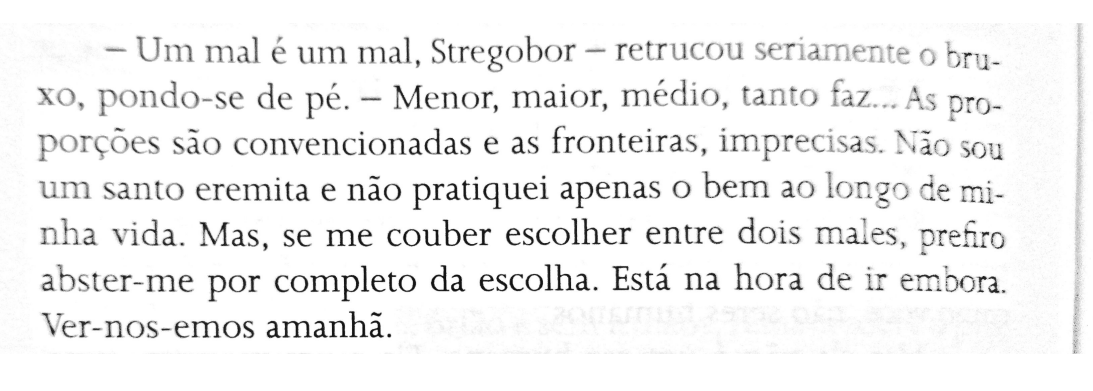
#> input picture projects/5_Car_License_Plate_Text_Detection/class_files/images/trecho_livro.png, 1093 x 391 px, found by its file name
$ jupyter execute --allow-errors Aula1.ipynb   (shell and % lines are left out)
#> lines starting #> are read from the running program, lines starting #| are printed output that depends on the picture
# <font color='dark'>**Detecção de texto em placas de carro**</h1>

# <font color='dark'>**Aula 1**</h1>

### Instalação do tesseract

Necessário instalar o tesseract na máquina. Como o Colab utiliza um computador com sistema operacional Linux, é preciso utilizar o comando `!sudo apt install tesseract-ocr`.

Informação disponível na [documentação do tesseract](https://tesseract-ocr.github.io/tessdoc/Installation.html)

Na mesma documentação é possível ver as linguagens disponíveis no [github](https://github.com/tesseract-ocr/tessdata). Para utilizar a língua portuguesa, precisamos usar o arquivo `por.tessdata`

Para usar o tesseract com a linguagem python, devemos instalar o pacote `pytesseract`, disponível no [PyPI](https://pypi.org/project/pytesseract/).

Podemos baixar diretamente o arquivo `por.tessdata` do [github](https://github.com/tesseract-ocr/tessdata) ou baixar diretamente para o Google Colab com o comando `wget`.

### Importação das bibliotecas

[cell 1]
import cv2
import pytesseract

[cell 2]
cv2.__version__

[cell 3]
pytesseract.__version__

### Leitura da imagem

[cell 4]
imagem = cv2.imread('/content/trecho_livro.png')
#> imagem is the input picture: shape (391, 1093, 3); min 13, max 255, mean 241

[cell 5]
from google.colab.patches import cv2_imshow

[cell 6]
cv2_imshow(imagem)

#> (a cell that did not finish here is left out)

[cell 8]
config_tesseract = '--tessdata-dir tessdata --psm 6'

#> (a cell that did not finish here is left out)

[cell 10]
imagem = cv2.imread('/content/placa_carro1.png')
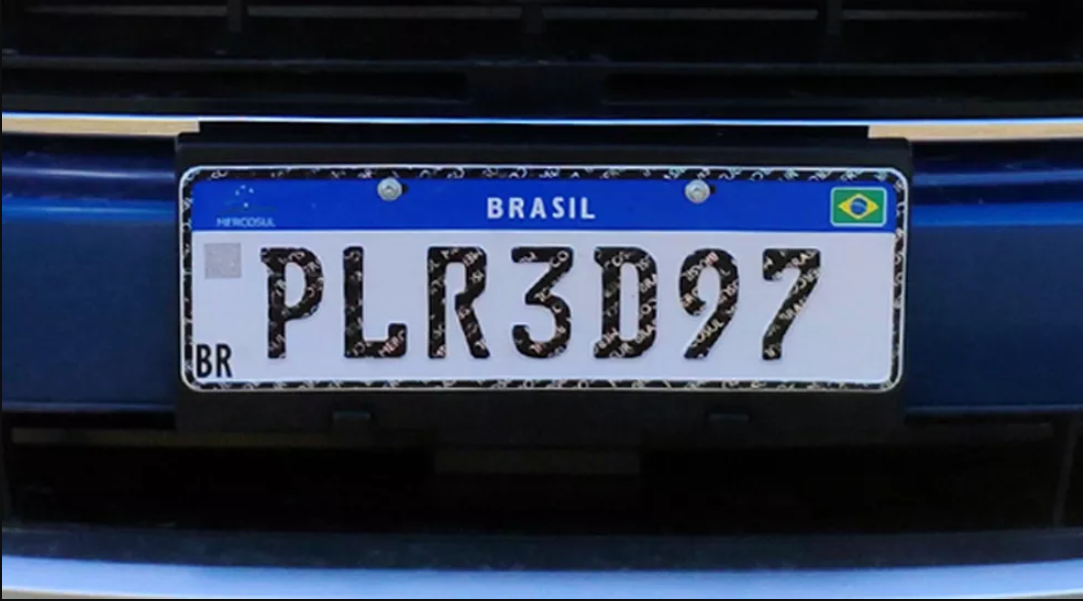
#> input picture projects/5_Car_License_Plate_Text_Detection/class_files/images/placa_carro1.png, 1083 x 601 px, found by its file name
#> imagem is the input picture: shape (601, 1083, 3); mean B, G, R 77, 54.9, 44.6
cv2_imshow(imagem)

A biblioteca opencv importa as imagens com os canais BGR, como pode ser visto na [documentação](https://docs.opencv.org/3.4/d4/da8/group__imgcodecs.html)

> **Note**

> *In the case of color images, the decoded images will have the channels stored in B G R order.*

O tesseract entende os canais na ordem RGB, portanto devemos fazer uma conversão da imagem de BGR para GRAY(escala de cinza), com o uso da função `cv2.cvtColor()`

[cell 11]
imagem = cv2.cvtColor(imagem, cv2.COLOR_BGR2GRAY)
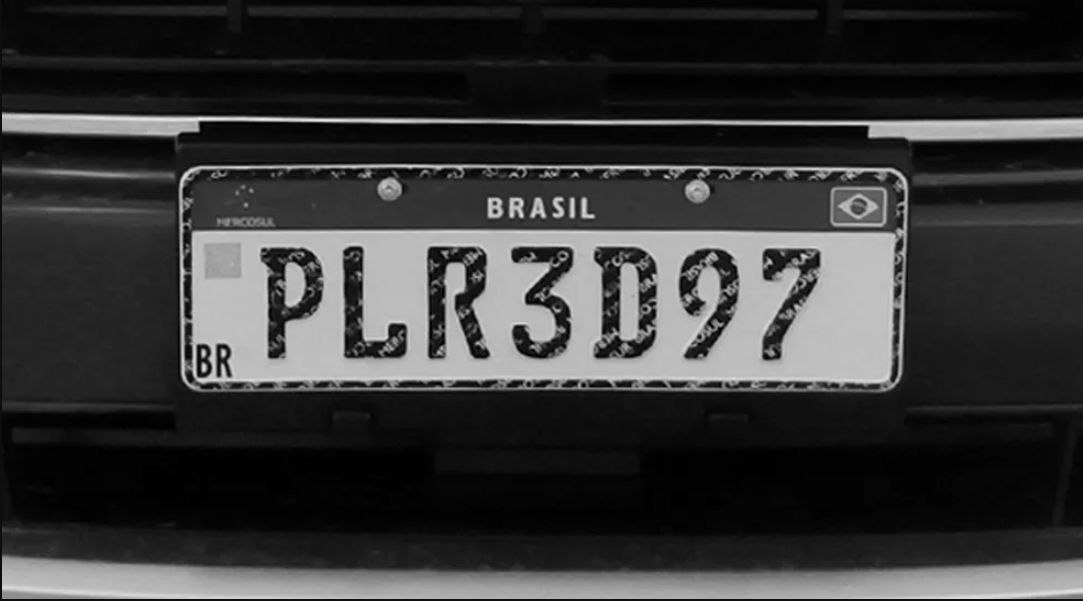
#> imagem: shape (601, 1083); min 0, max 237, mean 54.4
cv2_imshow(imagem)
